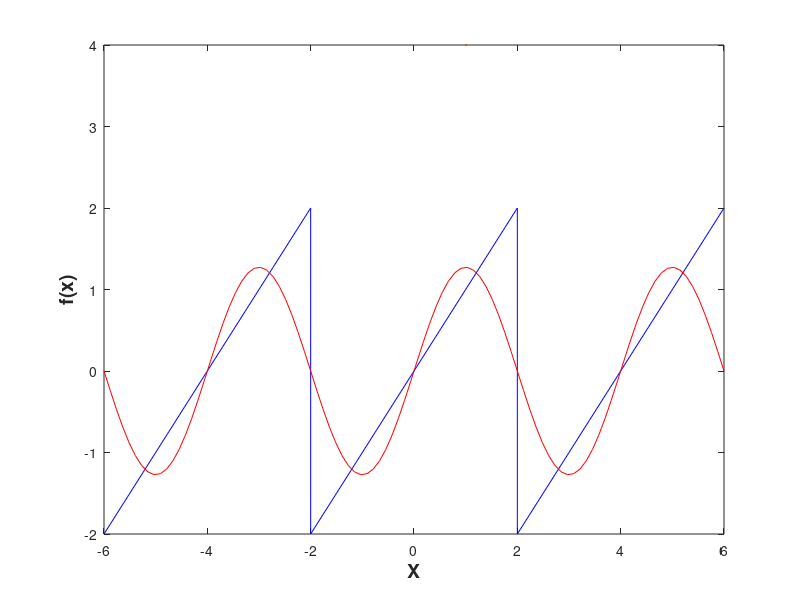

This chart was generated by the following MATLAB code: (Note: this script raises an error after producing the figure.)

close all;
x1 = [[-6 -2],[-2 2],[2 6]];
y1 = [[-2, 2],[-2 2], [-2 2]];
m = 1;
f_x = 0;
x2 = linspace(-6,6);

while m< 126
        f_x = f_x + (4/(m*pi))*((-1)^(m+1))*sin((m*pi*x2)/2);   
        
        if m == 1
            val1 = f_x;
        elseif m == 5
            val2 = f_x;
        elseif m == 25
            val3 = f_x;
        elseif m == 125
            val4 = f_x;
        end
        m = m + 1;
end

fourier_values = [val1; val2; val3; val4];
fig = figure('Position',[600 100 1500 1000]);

for ind1 = 1:4
   
    exponent = 5^(ind1 - 1);
    yval = fourier_values(ind1,:);
    plot(x1,y1, Color='blue',LineWidth= 4)
    xlabel('X', 'FontSize',14, 'FontWeight','bold')
    ylabel('f(x)', 'FontSize',14, 'FontWeight','bold')
    % ylim([-3 3]);
    hold on
    plot(x2, yval, Color='red', LineWidth= 4)
    text(-6, 2.5,"Fourier series approximation with" + " " + num2str(exponent) + " " + "terms", FontSize=24, Color="#FF00FF")
    ax = gca;
    ax.XAxisLocation = 'origin';
    ax.YAxisLocation = 'origin';
    ax.GridAlpha = 1;
    ax.XGrid = 'on';
    ax.GridLineStyle = "-.";
    ax.XAxis.FontSize = 20;
    ax.YAxis.FontSize = 20;
    ax.XAxis.FontWeight = 'bold';
    ax.YAxis.FontWeight = 'bold';
    ax.YLim = [-3 3];
    ax.XLim = [-6.5 6.5];
    drawnow
    frame = getframe(fig);
    im{ind1} = frame2im(frame);
    cla

end


fouriermodelling = "FourierModelling.gif";

for ind2 = 1:4
    [f, map] = rgb2ind(im{ind2}, 256);

    if ind2 ==1 
        imwrite(f, map, "fouriermodelling", "gif", "loopCount", Inf, "DelayTime", 1);
    else
        imwrite(f, map, "fouriermodelling", "gif", "writemode", "append", "DelayTime", 1);
    end
end
